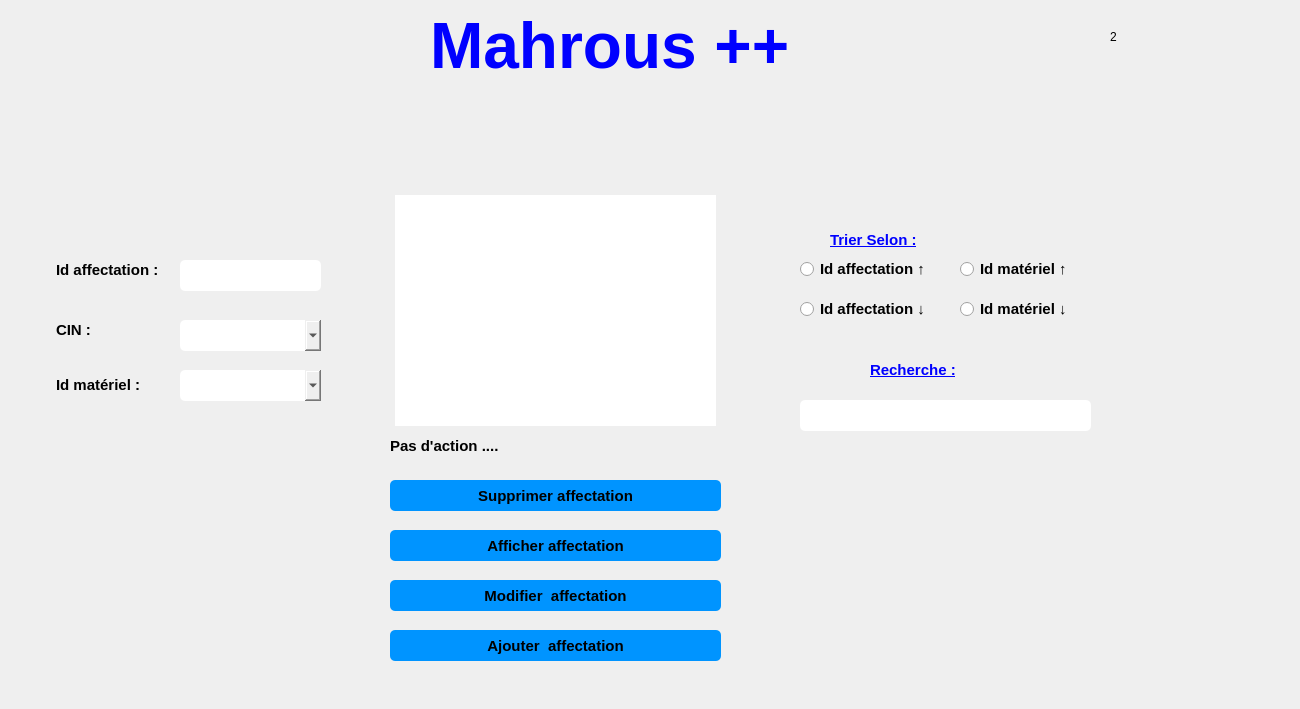
   <widget class="QWidget" name="page_3">
    <widget class="QPushButton" name="pushButton_3">
     <property name="geometry">
      <rect>
       <x>390</x>
       <y>480</y>
       <width>331</width>
       <height>31</height>
      </rect>
     </property>
     <property name="font">
      <font>
       <pointsize>11</pointsize>
       <weight>75</weight>
       <bold>true</bold>
      </font>
     </property>
     <property name="styleSheet">
      <string notr="true">QPushButton {
padding: 5px;
border-radius: 5px;
background-color:#0094ff;
font-weight: bold;
}
QPushButton:hover
{
color :white;
}</string>
     </property>
     <property name="text">
      <string>Supprimer affectation</string>
     </property>
    </widget>
    <widget class="QLabel" name="label_7">
     <property name="geometry">
      <rect>
       <x>56</x>
       <y>375</y>
       <width>101</width>
       <height>20</height>
      </rect>
     </property>
     <property name="font">
      <font>
       <pointsize>11</pointsize>
       <weight>75</weight>
       <bold>true</bold>
      </font>
     </property>
     <property name="text">
      <string>&lt;html&gt;&lt;head/&gt;&lt;body&gt;&lt;p&gt;Id matériel :&lt;/p&gt;&lt;/body&gt;&lt;/html&gt;</string>
     </property>
    </widget>
    <widget class="QTableView" name="afficher_affectation">
     <property name="geometry">
      <rect>
       <x>390</x>
       <y>190</y>
       <width>331</width>
       <height>241</height>
      </rect>
     </property>
     <property name="styleSheet">
      <string notr="true">QScrollBar:vertical {
                 background: #0094ff;
                }
                QScrollBar:horizontal {
                 background: #0094ff;
                }

QTableView  
{  
  qproperty-currentItemBackground: #cccccc;  
padding: 5px;
border-radius: 5px;

font-weight: bold;
}



</string>
     </property>
    </widget>
    <widget class="QRadioButton" name="radioButton">
     <property name="geometry">
      <rect>
       <x>800</x>
       <y>260</y>
       <width>141</width>
       <height>18</height>
      </rect>
     </property>
     <property name="font">
      <font>
       <pointsize>11</pointsize>
       <weight>75</weight>
       <bold>true</bold>
      </font>
     </property>
     <property name="text">
      <string>Id affectation ↑</string>
     </property>
    </widget>
    <widget class="QLabel" name="label_8">
     <property name="geometry">
      <rect>
       <x>390</x>
       <y>430</y>
       <width>331</width>
       <height>31</height>
      </rect>
     </property>
     <property name="font">
      <font>
       <pointsize>11</pointsize>
       <weight>75</weight>
       <bold>true</bold>
      </font>
     </property>
     <property name="text">
      <string>Pas d'action ....</string>
     </property>
    </widget>
    <widget class="QRadioButton" name="radioButton_2">
     <property name="geometry">
      <rect>
       <x>960</x>
       <y>260</y>
       <width>141</width>
       <height>18</height>
      </rect>
     </property>
     <property name="font">
      <font>
       <pointsize>11</pointsize>
       <weight>75</weight>
       <bold>true</bold>
      </font>
     </property>
     <property name="text">
      <string>Id matériel ↑</string>
     </property>
    </widget>
    <widget class="QComboBox" name="comboBox_cin">
     <property name="geometry">
      <rect>
       <x>180</x>
       <y>320</y>
       <width>141</width>
       <height>31</height>
      </rect>
     </property>
     <property name="styleSheet">
      <string notr="true">
padding: 5px;
border-radius: 5px;

font-weight: bold;
</string>
     </property>
    </widget>
    <widget class="QPushButton" name="pushButton_4">
     <property name="geometry">
      <rect>
       <x>390</x>
       <y>580</y>
       <width>331</width>
       <height>31</height>
      </rect>
     </property>
     <property name="font">
      <font>
       <pointsize>11</pointsize>
       <weight>75</weight>
       <bold>true</bold>
      </font>
     </property>
     <property name="styleSheet">
      <string notr="true">QPushButton {
padding: 5px;
border-radius: 5px;
background-color:#0094ff;
font-weight: bold;
}
QPushButton:hover
{
color :white;
}</string>
     </property>
     <property name="text">
      <string>Modifier  affectation</string>
     </property>
    </widget>
    <widget class="QLineEdit" name="Recherche">
     <property name="geometry">
      <rect>
       <x>800</x>
       <y>400</y>
       <width>291</width>
       <height>31</height>
      </rect>
     </property>
     <property name="styleSheet">
      <string notr="true">QLineEdit {
padding: 5px;
border-radius: 5px;

font-weight: bold;
}</string>
     </property>
    </widget>
    <widget class="QComboBox" name="comboBox_materiel">
     <property name="geometry">
      <rect>
       <x>180</x>
       <y>370</y>
       <width>141</width>
       <height>31</height>
      </rect>
     </property>
     <property name="styleSheet">
      <string notr="true">
padding: 5px;
border-radius: 5px;

font-weight: bold;
</string>
     </property>
    </widget>
    <widget class="QPushButton" name="pushButton_7">
     <property name="geometry">
      <rect>
       <x>800</x>
       <y>340</y>
       <width>41</width>
       <height>41</height>
      </rect>
     </property>
     <property name="font">
      <font>
       <pointsize>11</pointsize>
       <weight>75</weight>
       <bold>true</bold>
      </font>
     </property>
     <property name="styleSheet">
      <string notr="true">QPushButton { border: none;image :url(C:/Users/ASUS/Downloads/loupe.png);}
</string>
     </property>
     <property name="text">
      <string/>
     </property>
    </widget>
    <widget class="QLabel" name="label_9">
     <property name="geometry">
      <rect>
       <x>830</x>
       <y>230</y>
       <width>101</width>
       <height>21</height>
      </rect>
     </property>
     <property name="font">
      <font>
       <pointsize>11</pointsize>
       <weight>75</weight>
       <bold>true</bold>
       <underline>true</underline>
      </font>
     </property>
     <property name="text">
      <string>&lt;html&gt;&lt;head/&gt;&lt;body&gt;&lt;p&gt;&lt;span style=&quot; color:#0000ff;&quot;&gt;Trier Selon :&lt;/span&gt;&lt;/p&gt;&lt;/body&gt;&lt;/html&gt;</string>
     </property>
    </widget>
    <widget class="QRadioButton" name="radioButton_4">
     <property name="geometry">
      <rect>
       <x>960</x>
       <y>300</y>
       <width>121</width>
       <height>18</height>
      </rect>
     </property>
     <property name="font">
      <font>
       <pointsize>11</pointsize>
       <weight>75</weight>
       <bold>true</bold>
      </font>
     </property>
     <property name="text">
      <string>Id matériel ↓</string>
     </property>
    </widget>
    <widget class="QLabel" name="label_12">
     <property name="geometry">
      <rect>
       <x>56</x>
       <y>320</y>
       <width>101</width>
       <height>20</height>
      </rect>
     </property>
     <property name="font">
      <font>
       <pointsize>11</pointsize>
       <weight>75</weight>
       <bold>true</bold>
      </font>
     </property>
     <property name="text">
      <string>&lt;html&gt;&lt;head/&gt;&lt;body&gt;&lt;p&gt;&lt;span style=&quot; font-size:11pt; font-weight:600;&quot;&gt;CIN :&lt;/span&gt;&lt;/p&gt;&lt;/body&gt;&lt;/html&gt;</string>
     </property>
    </widget>
    <widget class="QPushButton" name="pushButton_2">
     <property name="geometry">
      <rect>
       <x>390</x>
       <y>530</y>
       <width>331</width>
       <height>31</height>
      </rect>
     </property>
     <property name="font">
      <font>
       <pointsize>11</pointsize>
       <weight>75</weight>
       <bold>true</bold>
      </font>
     </property>
     <property name="styleSheet">
      <string notr="true">QPushButton {
padding: 5px;
border-radius: 5px;
background-color:#0094ff;
font-weight: bold;
}
QPushButton:hover
{
color :white;
}</string>
     </property>
     <property name="text">
      <string>Afficher affectation</string>
     </property>
    </widget>
    <widget class="QRadioButton" name="radioButton_3">
     <property name="geometry">
      <rect>
       <x>800</x>
       <y>300</y>
       <width>141</width>
       <height>18</height>
      </rect>
     </property>
     <property name="font">
      <font>
       <pointsize>11</pointsize>
       <weight>75</weight>
       <bold>true</bold>
      </font>
     </property>
     <property name="text">
      <string>Id affectation ↓</string>
     </property>
    </widget>
    <widget class="QLineEdit" name="cx_id_affectation">
     <property name="geometry">
      <rect>
       <x>180</x>
       <y>260</y>
       <width>141</width>
       <height>31</height>
      </rect>
     </property>
     <property name="styleSheet">
      <string notr="true">QLineEdit {
padding: 5px;
border-radius: 5px;

font-weight: bold;
}</string>
     </property>
    </widget>
    <widget class="QPushButton" name="pushButton_8">
     <property name="geometry">
      <rect>
       <x>390</x>
       <y>630</y>
       <width>331</width>
       <height>31</height>
      </rect>
     </property>
     <property name="font">
      <font>
       <pointsize>11</pointsize>
       <weight>75</weight>
       <bold>true</bold>
      </font>
     </property>
     <property name="styleSheet">
      <string notr="true">QPushButton {
padding: 5px;
border-radius: 5px;
background-color:#0094ff;
font-weight: bold;
}
QPushButton:hover
{
color :white;
}</string>
     </property>
     <property name="text">
      <string>Ajouter  affectation</string>
     </property>
    </widget>
    <widget class="QLabel" name="label_13">
     <property name="geometry">
      <rect>
       <x>56</x>
       <y>260</y>
       <width>121</width>
       <height>20</height>
      </rect>
     </property>
     <property name="font">
      <font>
       <pointsize>11</pointsize>
       <weight>75</weight>
       <bold>true</bold>
      </font>
     </property>
     <property name="text">
      <string>&lt;html&gt;&lt;head/&gt;&lt;body&gt;&lt;p&gt;&lt;span style=&quot; color:#000000;&quot;&gt;Id affectation :&lt;/span&gt;&lt;/p&gt;&lt;/body&gt;&lt;/html&gt;</string>
     </property>
    </widget>
    <widget class="QLabel" name="label_14">
     <property name="geometry">
      <rect>
       <x>1110</x>
       <y>30</y>
       <width>47</width>
       <height>14</height>
      </rect>
     </property>
     <property name="text">
      <string>2</string>
     </property>
    </widget>
    <widget class="QPushButton" name="pushButton_47">
     <property name="geometry">
      <rect>
       <x>20</x>
       <y>160</y>
       <width>41</width>
       <height>31</height>
      </rect>
     </property>
     <property name="styleSheet">
      <string notr="true">QPushButton { border: none;image :url(A:/integration/integration final/back (5).png);}
QPushButton:hover
{
border: none;image :url(A:/integration/integration final/back (6).png);
}
</string>
     </property>
     <property name="text">
      <string/>
     </property>
    </widget>
    <widget class="QLabel" name="label_162">
     <property name="geometry">
      <rect>
       <x>0</x>
       <y>0</y>
       <width>1291</width>
       <height>700</height>
      </rect>
     </property>
     <property name="text">
      <string/>
     </property>
     <property name="pixmap">
      <pixmap>../../../../PROJET QT/qt/template.png</pixmap>
     </property>
    </widget>
    <widget class="QLabel" name="label_176">
     <property name="geometry">
      <rect>
       <x>430</x>
       <y>10</y>
       <width>411</width>
       <height>71</height>
      </rect>
     </property>
     <property name="text">
      <string>&lt;html&gt;&lt;head/&gt;&lt;body&gt;&lt;p&gt;&lt;span style=&quot; font-size:48pt; font-weight:600; color:#0000ff;&quot;&gt;Mahrous ++&lt;/span&gt;&lt;/p&gt;&lt;/body&gt;&lt;/html&gt;</string>
     </property>
    </widget>
    <widget class="QPushButton" name="pushButton_200">
     <property name="geometry">
      <rect>
       <x>1130</x>
       <y>250</y>
       <width>91</width>
       <height>91</height>
      </rect>
     </property>
     <property name="styleSheet">
      <string notr="true">QPushButton { border: none;image :url(C:/Users/ASUS/Downloads/file.png);}
QPushButton:hover
{
border: none;image :url(C:/Users/ASUS/Downloads/file (1).png);
}

</string>
     </property>
     <property name="text">
      <string/>
     </property>
    </widget>
    <widget class="QLabel" name="label_198">
     <property name="geometry">
      <rect>
       <x>870</x>
       <y>360</y>
       <width>121</width>
       <height>21</height>
      </rect>
     </property>
     <property name="font">
      <font>
       <pointsize>11</pointsize>
       <weight>75</weight>
       <bold>true</bold>
       <underline>true</underline>
      </font>
     </property>
     <property name="text">
      <string>&lt;html&gt;&lt;head/&gt;&lt;body&gt;&lt;p&gt;&lt;span style=&quot; color:#0000ff;&quot;&gt;Recherche :&lt;/span&gt;&lt;/p&gt;&lt;/body&gt;&lt;/html&gt;</string>
     </property>
    </widget>
    <widget class="QLabel" name="label_221">
     <property name="geometry">
      <rect>
       <x>830</x>
       <y>470</y>
       <width>261</width>
       <height>201</height>
      </rect>
     </property>
     <property name="styleSheet">
      <string notr="true">image:url(C:/Users/ASUS/Downloads/enviroment.png)</string>
     </property>
     <property name="text">
      <string/>
     </property>
    </widget>
    <widget class="QLabel" name="label_226">
     <property name="geometry">
      <rect>
       <x>730</x>
       <y>480</y>
       <width>31</width>
       <height>31</height>
      </rect>
     </property>
     <property name="styleSheet">
      <string notr="true">image:url(C:/Users/ASUS/Downloads/delete.png)</string>
     </property>
     <property name="text">
      <string/>
     </property>
    </widget>
    <widget class="QLabel" name="label_240">
     <property name="geometry">
      <rect>
       <x>730</x>
       <y>630</y>
       <width>31</width>
       <height>31</height>
      </rect>
     </property>
     <property name="styleSheet">
      <string notr="true">image:url(C:/Users/ASUS/Downloads/plus.png)</string>
     </property>
     <property name="text">
      <string/>
     </property>
    </widget>
    <widget class="QLabel" name="label_252">
     <property name="geometry">
      <rect>
       <x>730</x>
       <y>530</y>
       <width>31</width>
       <height>25</height>
      </rect>
     </property>
     <property name="styleSheet">
      <string notr="true">image:url(A:/integration/integration final/afficher.png)</string>
     </property>
     <property name="text">
      <string/>
     </property>
    </widget>
    <widget class="QLabel" name="label_259">
     <property name="geometry">
      <rect>
       <x>730</x>
       <y>580</y>
       <width>31</width>
       <height>31</height>
      </rect>
     </property>
     <property name="styleSheet">
      <string notr="true">image:url(A:/integration/integration final/modif.png)</string>
     </property>
     <property name="text">
      <string/>
     </property>
    </widget>
    <widget class="QLabel" name="remarque_idaffectation">
     <property name="geometry">
      <rect>
       <x>330</x>
       <y>263</y>
       <width>21</width>
       <height>21</height>
      </rect>
     </property>
     <property name="font">
      <font>
       <pointsize>15</pointsize>
       <weight>75</weight>
       <bold>true</bold>
      </font>
     </property>
     <property name="styleSheet">
      <string notr="true">color:red;</string>
     </property>
     <property name="text">
      <string/>
     </property>
    </widget>
    <widget class="QLabel" name="text_idaffectation">
     <property name="geometry">
      <rect>
       <x>180</x>
       <y>295</y>
       <width>171</width>
       <height>21</height>
      </rect>
     </property>
     <property name="font">
      <font>
       <pointsize>7</pointsize>
       <weight>75</weight>
       <bold>true</bold>
      </font>
     </property>
     <property name="styleSheet">
      <string notr="true">color:red;</string>
     </property>
     <property name="text">
      <string/>
     </property>
    </widget>
    <zorder>label_162</zorder>
    <zorder>pushButton_3</zorder>
    <zorder>label_7</zorder>
    <zorder>afficher_affectation</zorder>
    <zorder>radioButton</zorder>
    <zorder>label_8</zorder>
    <zorder>radioButton_2</zorder>
    <zorder>comboBox_cin</zorder>
    <zorder>pushButton_4</zorder>
    <zorder>Recherche</zorder>
    <zorder>comboBox_materiel</zorder>
    <zorder>pushButton_7</zorder>
    <zorder>label_9</zorder>
    <zorder>radioButton_4</zorder>
    <zorder>label_12</zorder>
    <zorder>pushButton_2</zorder>
    <zorder>radioButton_3</zorder>
    <zorder>cx_id_affectation</zorder>
    <zorder>pushButton_8</zorder>
    <zorder>label_13</zorder>
    <zorder>label_14</zorder>
    <zorder>pushButton_47</zorder>
    <zorder>label_176</zorder>
    <zorder>pushButton_200</zorder>
    <zorder>label_198</zorder>
    <zorder>label_221</zorder>
    <zorder>label_226</zorder>
    <zorder>label_240</zorder>
    <zorder>label_252</zorder>
    <zorder>label_259</zorder>
    <zorder>remarque_idaffectation</zorder>
    <zorder>text_idaffectation</zorder>
   </widget>
